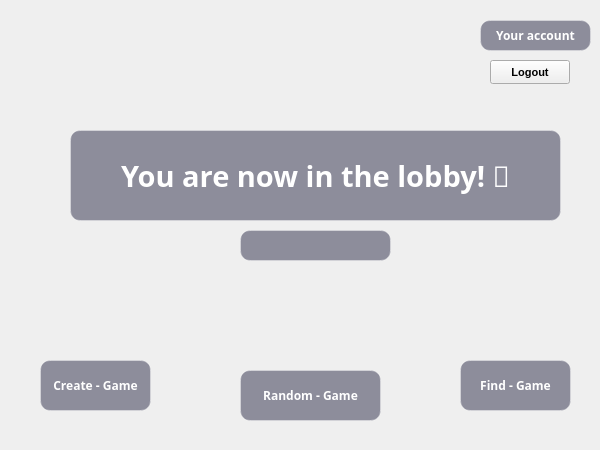
<?xml version="1.0" encoding="UTF-8"?>
<ui version="4.0">
 <class>MainGameWindowClass</class>
 <widget class="QMainWindow" name="MainGameWindowClass">
  <property name="geometry">
   <rect>
    <x>0</x>
    <y>0</y>
    <width>600</width>
    <height>450</height>
   </rect>
  </property>
  <property name="sizePolicy">
   <sizepolicy hsizetype="Fixed" vsizetype="Fixed">
    <horstretch>0</horstretch>
    <verstretch>0</verstretch>
   </sizepolicy>
  </property>
  <property name="minimumSize">
   <size>
    <width>600</width>
    <height>450</height>
   </size>
  </property>
  <property name="maximumSize">
   <size>
    <width>600</width>
    <height>450</height>
   </size>
  </property>
  <property name="windowTitle">
   <string>MainGameWindow</string>
  </property>
  <property name="styleSheet">
   <string notr="true">background-image: url(:/newPrefix/GameImages/gameLobby.jpg);
background-repeat: no-repeat;
background-position: center;
background-size: cover;</string>
  </property>
  <widget class="QWidget" name="centralWidget">
   <widget class="QPushButton" name="findGame">
    <property name="geometry">
     <rect>
      <x>460</x>
      <y>360</y>
      <width>111</width>
      <height>51</height>
     </rect>
    </property>
    <property name="font">
     <font>
      <family>Segoe Fluent Icons</family>
      <bold>true</bold>
     </font>
    </property>
    <property name="styleSheet">
     <string notr="true">color: white;
font-weight: bold;
border: 1px solid rgba(255, 255, 255, 80);
background: rgba(30, 30, 60, 120);
border-radius: 10px;
padding: 6px;
</string>
    </property>
    <property name="text">
     <string>Find - Game</string>
    </property>
   </widget>
   <widget class="QPushButton" name="createGame">
    <property name="geometry">
     <rect>
      <x>40</x>
      <y>360</y>
      <width>111</width>
      <height>51</height>
     </rect>
    </property>
    <property name="font">
     <font>
      <family>Segoe Fluent Icons</family>
      <bold>true</bold>
     </font>
    </property>
    <property name="styleSheet">
     <string notr="true">color: white;
font-weight: bold;
border: 1px solid rgba(255, 255, 255, 80);
background: rgba(30, 30, 60, 120);
border-radius: 10px;
padding: 6px;
</string>
    </property>
    <property name="text">
     <string>Create - Game</string>
    </property>
   </widget>
   <widget class="QPushButton" name="account">
    <property name="geometry">
     <rect>
      <x>480</x>
      <y>20</y>
      <width>111</width>
      <height>31</height>
     </rect>
    </property>
    <property name="font">
     <font>
      <family>Segoe Fluent Icons</family>
      <bold>true</bold>
     </font>
    </property>
    <property name="styleSheet">
     <string notr="true">color: white;
font-weight: bold;
border: 1px solid rgba(255, 255, 255, 80);
background: rgba(30, 30, 60, 120);
border-radius: 10px;
padding: 6px;
</string>
    </property>
    <property name="text">
     <string>Your account</string>
    </property>
   </widget>
   <widget class="QLabel" name="timeDate">
    <property name="geometry">
     <rect>
      <x>240</x>
      <y>230</y>
      <width>151</width>
      <height>31</height>
     </rect>
    </property>
    <property name="font">
     <font>
      <family>Arial</family>
      <bold>true</bold>
     </font>
    </property>
    <property name="styleSheet">
     <string notr="true">text-align: center;
color: white;
font-weight: bold;
border: 1px solid rgba(255, 255, 255, 80);
background: rgba(30, 30, 60, 120);
border-radius: 10px;
padding: 6px;
</string>
    </property>
    <property name="text">
     <string/>
    </property>
    <property name="alignment">
     <set>Qt::AlignmentFlag::AlignCenter</set>
    </property>
   </widget>
   <widget class="QPushButton" name="logoutButton">
    <property name="geometry">
     <rect>
      <x>490</x>
      <y>60</y>
      <width>80</width>
      <height>24</height>
     </rect>
    </property>
    <property name="font">
     <font>
      <family>Tahoma</family>
      <pointsize>8</pointsize>
      <bold>true</bold>
     </font>
    </property>
    <property name="text">
     <string>Logout</string>
    </property>
   </widget>
   <widget class="QLabel" name="messageWelcome">
    <property name="geometry">
     <rect>
      <x>70</x>
      <y>130</y>
      <width>491</width>
      <height>91</height>
     </rect>
    </property>
    <property name="font">
     <font>
      <family>Berlin Sans FB</family>
      <pointsize>22</pointsize>
      <bold>true</bold>
     </font>
    </property>
    <property name="styleSheet">
     <string notr="true">color: white; 
font-weight: bold; 
border: 1px solid rgba(255, 255, 255, 80); 
background: rgba(30, 30, 60, 120); 
border-radius: 10px; 
padding: 6px;</string>
    </property>
    <property name="text">
     <string>You are now in the lobby! 👀</string>
    </property>
    <property name="alignment">
     <set>Qt::AlignmentFlag::AlignCenter</set>
    </property>
   </widget>
   <widget class="QPushButton" name="randomGame">
    <property name="geometry">
     <rect>
      <x>240</x>
      <y>370</y>
      <width>141</width>
      <height>51</height>
     </rect>
    </property>
    <property name="font">
     <font>
      <family>Segoe Fluent Icons</family>
      <bold>true</bold>
     </font>
    </property>
    <property name="styleSheet">
     <string notr="true">color: white;
font-weight: bold;
border: 1px solid rgba(255, 255, 255, 80);
background: rgba(30, 30, 60, 120);
border-radius: 10px;
padding: 6px;
</string>
    </property>
    <property name="text">
     <string>Random - Game</string>
    </property>
   </widget>
  </widget>
 </widget>
 <layoutdefault spacing="6" margin="11"/>
 <resources>
  <include location="Resource.qrc"/>
 </resources>
 <connections/>
</ui>
